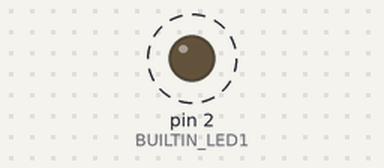
A sketch run on a simulated Arduino Uno, built with avr-gcc and run on an emulated ATmega328P. On the bench: output pins drawn as LEDs (lit = HIGH). Dashed ring = blinking.

Above: at 0.2 s.
Timing chart, 0 to 3.0 s (numbered marks = the images above):
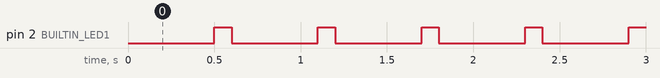

Measured:
- by itself, pin 2 (BUILTIN_LED1): alternates HIGH for 0.10 s and LOW for 0.50 s

The sketch:

esponboard_led.ino
```cpp
const short int BUILTIN_LED1 = 2; //GPIO2
//const short int BUILTIN_LED2 = 0; //GPIO0
void setup() {
pinMode(BUILTIN_LED1, OUTPUT); // Initialize the BUILTIN_LED1 pin as an output
//pinMode(BUILTIN_LED2, OUTPUT); // Initialize the BUILTIN_LED2 pin as an output
}

void loop() {
digitalWrite(BUILTIN_LED1, LOW); // Turn the LED ON by making the voltage LOW
//digitalWrite(BUILTIN_LED2, LOW); // Turn the LED ON by making the voltage LOW
delay(500); // Wait for a second
digitalWrite(BUILTIN_LED1, HIGH); // Turn the LED off by making the voltage HIGH
//digitalWrite(BUILTIN_LED2, HIGH); // Turn the LED off by making the voltage HIGH
delay(100); // Wait for a seconds

}
```
